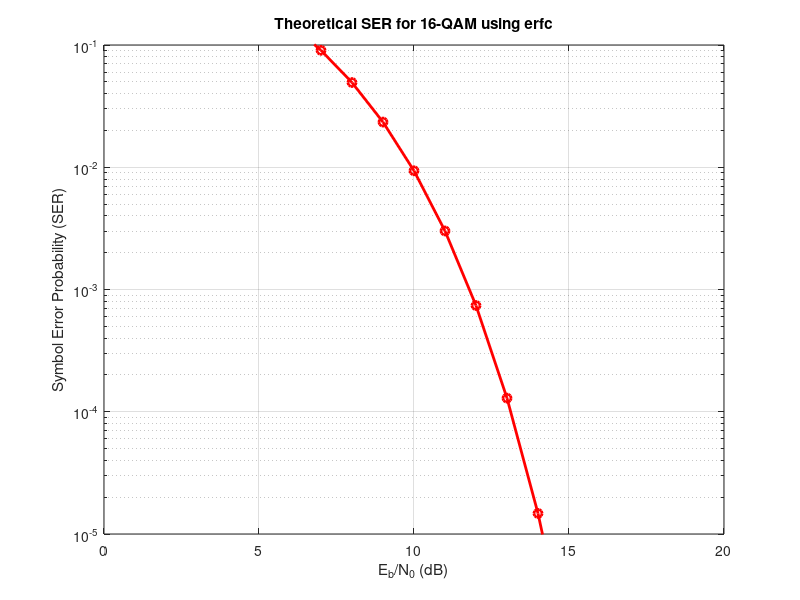

Write the MATLAB code that produced this figure.
% Define simulation parameters
EbN0dB = 0:1:20;          % Bit SNR range in dB
M = 16;                   % Example: 16-QAM
k = log2(M);              % Bits per symbol


% Compute symbol SNR: Es/N0 = k * Eb/N0
%gamma = EbN0dB .* k;

%convert to linear 
%gamma = 10.^(gamma/10);
% Convert Eb/N0 from dB to linear scale
EbN0lin = 10.^(EbN0dB/10);
% 
% Compute symbol SNR: Es/N0 = k * Eb/N0
EsN0lin = k .* EbN0lin;  % gamma_s = k * gamma_b

% Preallocate array for symbol error probability
Ps = zeros(size(EbN0dB));

% Compute the symbol error probability using the erfc version of the formula
for i = 1:length(EbN0dB)
    gamma_s = EsN0lin(i);
    % 
    % term1= 2*(1-1/sqrt(M));
    % term2 = term1*erfc(sqrt(3* gamma_s/(2*(M-1))));
    % term3 = term2* (1-1/2*(1-1/sqrt(M)));
    % 
    % Ps(i) = term3*erfc(sqrt(3*gamma_s/(2*(M-1))));

    Ps(i) = 2*erfc(sqrt(3*gamma_s/(2*(M-1))))
end

% Plot the symbol error probability versus Eb/N0
figure;
semilogy(EbN0dB, Ps, 'r-o', 'LineWidth', 2);
grid on;
xlabel('E_b/N_0 (dB)');
ylabel('Symbol Error Probability (SER)');
% Set the y-axis limit to only show values up to 10^-5
ylim([1e-5 1e-1]);  % Adjust the lower limit as needed
title(sprintf('Theoretical SER for %d-QAM using erfc', M));
